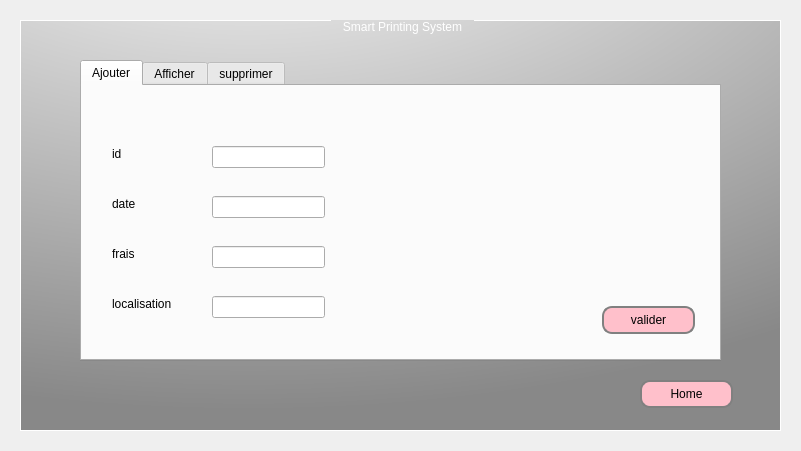
<?xml version="1.0" encoding="UTF-8"?>
<ui version="4.0">
 <class>Chef</class>
 <widget class="QDialog" name="Chef">
  <property name="geometry">
   <rect>
    <x>0</x>
    <y>0</y>
    <width>801</width>
    <height>451</height>
   </rect>
  </property>
  <property name="windowTitle">
   <string>Dialog</string>
  </property>
  <layout class="QHBoxLayout" name="horizontalLayout_3">
   <item>
    <widget class="QStackedWidget" name="stackedWidget">
     <property name="styleSheet">
      <string notr="true">
QGroupBox {
 
 background: qradialgradient(cx: 0.3, cy: -0.4, fx: 0.3, fy: -0.4, radius: 1.35, stop: 0 #fff, stop: 1 #888) ;/*background: linear-gradient(rgba(0,0,0,.5), rgba(0,0,0,.5)),url(feuille.jpg); 
    background-position: center;
    background-size: cover;
    display: flex;
    justify-content: center;
    align-items: center;
    font-family: 'Poppins', sans-serif*/
 
 color: rgb(255, 255, 255);
  border: 1px solid #ffffff;

    margin-top: 1ex; /* leave space at the top for the title */
}

QGroupBox::title {
    subcontrol-origin: margin;
    subcontrol-position: top center; /* position at the top center */
    padding: 0 10px;
    background-color: qlineargradient(x1: 0, y1: 0, x2: 0, y2: 1,
                                      stop: 0 #FF0ECE, stop: 1 #FFFFFF);
}


QPushButton {
border: 2px solid gray;
border-radius: 10px;
padding: 0 8px;
background-color:pink
}

 QPushButton:hover:!pressed{ background-color: qlineargradient(x1: 0, y1: 0, x2: 0, y2: 1,
                                      stop: 0 #FF0ECE, stop: 1 #FFFFFF); } 
QPushButton:hover { background-color: qlineargradient(x1: 0, y1: 0, x2: 0, y2: 1,
                                      stop: 0 #FF0ECE, stop: 1 #FFFFFF); }</string>
     </property>
     <property name="currentIndex">
      <number>4</number>
     </property>
     <widget class="QWidget" name="Home">
      <layout class="QHBoxLayout" name="horizontalLayout">
       <item>
        <widget class="QGroupBox" name="groupBox">
         <property name="styleSheet">
          <string notr="true">QGroupBox {
 
 background: qradialgradient(cx: 0.3, cy: -0.4, fx: 0.3, fy: -0.4, radius: 1.35, stop: 0 #fff, stop: 1 #888) ;/*background: linear-gradient(rgba(0,0,0,.5), rgba(0,0,0,.5)),url(feuille.jpg); 
    background-position: center;
    background-size: cover;
    display: flex;
    justify-content: center;
    align-items: center;
    font-family: 'Poppins', sans-serif*/
 
 color: rgb(255, 255, 255);
  border: 1px solid #ffffff;

    margin-top: 1ex; /* leave space at the top for the title */
}

QGroupBox::title {
    subcontrol-origin: margin;
    subcontrol-position: top center; /* position at the top center */
    padding: 0 10px;
    background-color: qlineargradient(x1: 0, y1: 0, x2: 0, y2: 1,
                                      stop: 0 #FF0ECE, stop: 1 #FFFFFF);
}
</string>
         </property>
         <property name="title">
          <string>Smart Printing System</string>
         </property>
         <widget class="QLabel" name="label">
          <property name="geometry">
           <rect>
            <x>140</x>
            <y>30</y>
            <width>431</width>
            <height>61</height>
           </rect>
          </property>
          <property name="font">
           <font>
            <family>Lucida Console</family>
            <pointsize>13</pointsize>
            <weight>75</weight>
            <bold>true</bold>
           </font>
          </property>
          <property name="text">
           <string>Bienvenue, vous êtes le chef !!</string>
          </property>
         </widget>
         <widget class="QPushButton" name="clButton">
          <property name="geometry">
           <rect>
            <x>280</x>
            <y>180</y>
            <width>121</width>
            <height>28</height>
           </rect>
          </property>
          <property name="styleSheet">
           <string notr="true">QPushButton#evilButton { background-color: red };</string>
          </property>
          <property name="text">
           <string>Clients</string>
          </property>
         </widget>
         <widget class="QPushButton" name="prodButton">
          <property name="geometry">
           <rect>
            <x>60</x>
            <y>130</y>
            <width>121</width>
            <height>28</height>
           </rect>
          </property>
          <property name="text">
           <string>Produits</string>
          </property>
         </widget>
         <widget class="QPushButton" name="cmdButton">
          <property name="geometry">
           <rect>
            <x>510</x>
            <y>130</y>
            <width>121</width>
            <height>28</height>
           </rect>
          </property>
          <property name="text">
           <string>Commandes</string>
          </property>
         </widget>
         <widget class="QPushButton" name="livrButton">
          <property name="geometry">
           <rect>
            <x>60</x>
            <y>240</y>
            <width>121</width>
            <height>28</height>
           </rect>
          </property>
          <property name="text">
           <string>Livraisons</string>
          </property>
         </widget>
         <widget class="QPushButton" name="empButton">
          <property name="geometry">
           <rect>
            <x>280</x>
            <y>300</y>
            <width>121</width>
            <height>28</height>
           </rect>
          </property>
          <property name="text">
           <string>Employes</string>
          </property>
         </widget>
         <widget class="QPushButton" name="pushButton_12">
          <property name="geometry">
           <rect>
            <x>610</x>
            <y>370</y>
            <width>121</width>
            <height>28</height>
           </rect>
          </property>
          <property name="styleSheet">
           <string notr="true">QPushButton#evilButton { background-color: red };</string>
          </property>
          <property name="text">
           <string>Déconnecter</string>
          </property>
         </widget>
         <widget class="QPushButton" name="fournisseurButton">
          <property name="geometry">
           <rect>
            <x>510</x>
            <y>250</y>
            <width>141</width>
            <height>28</height>
           </rect>
          </property>
          <property name="text">
           <string>Fournisseurs</string>
          </property>
         </widget>
        </widget>
       </item>
      </layout>
     </widget>
     <widget class="QWidget" name="client">
      <layout class="QVBoxLayout" name="verticalLayout">
       <item>
        <widget class="QGroupBox" name="groupBox_2">
         <property name="styleSheet">
          <string notr="true">QGroupBox {
 
 background: qradialgradient(cx: 0.3, cy: -0.4, fx: 0.3, fy: -0.4, radius: 1.35, stop: 0 #fff, stop: 1 #888) ;/*background: linear-gradient(rgba(0,0,0,.5), rgba(0,0,0,.5)),url(feuille.jpg); 
    background-position: center;
    background-size: cover;
    display: flex;
    justify-content: center;
    align-items: center;
    font-family: 'Poppins', sans-serif*/
 
 color: rgb(255, 255, 255);
  border: 1px solid #ffffff;

    margin-top: 1ex; /* leave space at the top for the title */
}

QGroupBox::title {
    subcontrol-origin: margin;
    subcontrol-position: top center; /* position at the top center */
    padding: 0 10px;
    background-color: qlineargradient(x1: 0, y1: 0, x2: 0, y2: 1,
                                      stop: 0 #FF0ECE, stop: 1 #FFFFFF);
}
</string>
         </property>
         <property name="title">
          <string>Smart Printing System</string>
         </property>
         <widget class="QLabel" name="label_3">
          <property name="geometry">
           <rect>
            <x>160</x>
            <y>40</y>
            <width>431</width>
            <height>61</height>
           </rect>
          </property>
          <property name="font">
           <font>
            <family>Lucida Console</family>
            <pointsize>13</pointsize>
            <weight>75</weight>
            <bold>true</bold>
           </font>
          </property>
          <property name="text">
           <string>Clients !!!!!!!!</string>
          </property>
         </widget>
         <widget class="QPushButton" name="homeButton">
          <property name="geometry">
           <rect>
            <x>620</x>
            <y>360</y>
            <width>93</width>
            <height>28</height>
           </rect>
          </property>
          <property name="text">
           <string>Home</string>
          </property>
         </widget>
        </widget>
       </item>
      </layout>
     </widget>
     <widget class="QWidget" name="produits">
      <layout class="QVBoxLayout" name="verticalLayout_2">
       <item>
        <widget class="QGroupBox" name="groupBox_4">
         <property name="title">
          <string>Smart Printing System</string>
         </property>
         <widget class="QLabel" name="label_4">
          <property name="geometry">
           <rect>
            <x>170</x>
            <y>60</y>
            <width>431</width>
            <height>61</height>
           </rect>
          </property>
          <property name="font">
           <font>
            <family>Lucida Console</family>
            <pointsize>13</pointsize>
            <weight>75</weight>
            <bold>true</bold>
           </font>
          </property>
          <property name="text">
           <string>Produits !!!</string>
          </property>
         </widget>
         <widget class="QPushButton" name="homeButton_2">
          <property name="geometry">
           <rect>
            <x>630</x>
            <y>360</y>
            <width>93</width>
            <height>28</height>
           </rect>
          </property>
          <property name="text">
           <string>Home</string>
          </property>
         </widget>
        </widget>
       </item>
      </layout>
     </widget>
     <widget class="QWidget" name="commandes">
      <layout class="QHBoxLayout" name="horizontalLayout_2">
       <item>
        <widget class="QGroupBox" name="groupBox_3">
         <property name="styleSheet">
          <string notr="true">QGroupBox {
 
 background: qradialgradient(cx: 0.3, cy: -0.4, fx: 0.3, fy: -0.4, radius: 1.35, stop: 0 #fff, stop: 1 #888) ;/*background: linear-gradient(rgba(0,0,0,.5), rgba(0,0,0,.5)),url(feuille.jpg); 
    background-position: center;
    background-size: cover;
    display: flex;
    justify-content: center;
    align-items: center;
    font-family: 'Poppins', sans-serif*/
 
 color: rgb(255, 255, 255);
  border: 1px solid #ffffff;

    margin-top: 1ex; /* leave space at the top for the title */
}

QGroupBox::title {
    subcontrol-origin: margin;
    subcontrol-position: top center; /* position at the top center */
    padding: 0 10px;
    background-color: qlineargradient(x1: 0, y1: 0, x2: 0, y2: 1,
                                      stop: 0 #FF0ECE, stop: 1 #FFFFFF);
}
</string>
         </property>
         <property name="title">
          <string>Smart Printing System</string>
         </property>
         <widget class="QLabel" name="label_5">
          <property name="geometry">
           <rect>
            <x>170</x>
            <y>50</y>
            <width>431</width>
            <height>61</height>
           </rect>
          </property>
          <property name="font">
           <font>
            <family>Lucida Console</family>
            <pointsize>13</pointsize>
            <weight>75</weight>
            <bold>true</bold>
           </font>
          </property>
          <property name="text">
           <string>Commandes !!</string>
          </property>
         </widget>
         <widget class="QPushButton" name="homeButton_3">
          <property name="geometry">
           <rect>
            <x>630</x>
            <y>360</y>
            <width>93</width>
            <height>28</height>
           </rect>
          </property>
          <property name="text">
           <string>Home</string>
          </property>
         </widget>
        </widget>
       </item>
      </layout>
     </widget>
     <widget class="QWidget" name="livraisons">
      <layout class="QHBoxLayout" name="horizontalLayout_4">
       <item>
        <widget class="QGroupBox" name="groupBox_5">
         <property name="title">
          <string>Smart Printing System</string>
         </property>
         <widget class="QPushButton" name="homeButton_4">
          <property name="geometry">
           <rect>
            <x>620</x>
            <y>360</y>
            <width>93</width>
            <height>28</height>
           </rect>
          </property>
          <property name="text">
           <string>Home</string>
          </property>
         </widget>
         <widget class="QTabWidget" name="tabWidget_2">
          <property name="geometry">
           <rect>
            <x>60</x>
            <y>40</y>
            <width>641</width>
            <height>301</height>
           </rect>
          </property>
          <property name="currentIndex">
           <number>0</number>
          </property>
          <widget class="QWidget" name="tab_4">
           <attribute name="title">
            <string>Ajouter</string>
           </attribute>
           <widget class="QLabel" name="label_13">
            <property name="geometry">
             <rect>
              <x>30</x>
              <y>60</y>
              <width>56</width>
              <height>16</height>
             </rect>
            </property>
            <property name="text">
             <string>id</string>
            </property>
           </widget>
           <widget class="QLabel" name="label_14">
            <property name="geometry">
             <rect>
              <x>30</x>
              <y>110</y>
              <width>71</width>
              <height>16</height>
             </rect>
            </property>
            <property name="text">
             <string>date</string>
            </property>
           </widget>
           <widget class="QLabel" name="label_17">
            <property name="geometry">
             <rect>
              <x>30</x>
              <y>160</y>
              <width>81</width>
              <height>16</height>
             </rect>
            </property>
            <property name="text">
             <string>frais</string>
            </property>
           </widget>
           <widget class="QLabel" name="label_18">
            <property name="geometry">
             <rect>
              <x>30</x>
              <y>210</y>
              <width>81</width>
              <height>16</height>
             </rect>
            </property>
            <property name="text">
             <string>localisation</string>
            </property>
           </widget>
           <widget class="QLineEdit" name="le_id">
            <property name="geometry">
             <rect>
              <x>130</x>
              <y>60</y>
              <width>113</width>
              <height>22</height>
             </rect>
            </property>
           </widget>
           <widget class="QLineEdit" name="la_date">
            <property name="geometry">
             <rect>
              <x>130</x>
              <y>110</y>
              <width>113</width>
              <height>22</height>
             </rect>
            </property>
           </widget>
           <widget class="QLineEdit" name="le_frais">
            <property name="geometry">
             <rect>
              <x>130</x>
              <y>160</y>
              <width>113</width>
              <height>22</height>
             </rect>
            </property>
           </widget>
           <widget class="QLineEdit" name="l_adress">
            <property name="geometry">
             <rect>
              <x>130</x>
              <y>210</y>
              <width>113</width>
              <height>22</height>
             </rect>
            </property>
           </widget>
           <widget class="QPushButton" name="ajouter">
            <property name="geometry">
             <rect>
              <x>520</x>
              <y>220</y>
              <width>93</width>
              <height>28</height>
             </rect>
            </property>
            <property name="styleSheet">
             <string notr="true"/>
            </property>
            <property name="text">
             <string>valider</string>
            </property>
           </widget>
          </widget>
          <widget class="QWidget" name="tab_5">
           <attribute name="title">
            <string>Afficher</string>
           </attribute>
           <widget class="QTableView" name="table_livraison">
            <property name="geometry">
             <rect>
              <x>10</x>
              <y>10</y>
              <width>291</width>
              <height>261</height>
             </rect>
            </property>
           </widget>
           <widget class="QSplitter" name="splitter_2">
            <property name="geometry">
             <rect>
              <x>330</x>
              <y>70</y>
              <width>121</width>
              <height>131</height>
             </rect>
            </property>
            <property name="orientation">
             <enum>Qt::Vertical</enum>
            </property>
            <widget class="QPushButton" name="pushButton_2">
             <property name="text">
              <string>Modifier</string>
             </property>
            </widget>
            <widget class="QPushButton" name="pushButton_11">
             <property name="text">
              <string>rechercher</string>
             </property>
            </widget>
            <widget class="QPushButton" name="pushButton_13">
             <property name="text">
              <string>Trier</string>
             </property>
            </widget>
           </widget>
          </widget>
          <widget class="QWidget" name="tab_6">
           <attribute name="title">
            <string>supprimer</string>
           </attribute>
           <widget class="QSplitter" name="splitter">
            <property name="geometry">
             <rect>
              <x>150</x>
              <y>101</y>
              <width>321</width>
              <height>31</height>
             </rect>
            </property>
            <property name="orientation">
             <enum>Qt::Horizontal</enum>
            </property>
            <widget class="QLabel" name="label_21">
             <property name="text">
              <string>Id livraison</string>
             </property>
            </widget>
            <widget class="QLineEdit" name="le_id_sup"/>
            <widget class="QPushButton" name="supprimer">
             <property name="text">
              <string>supprimer</string>
             </property>
            </widget>
           </widget>
          </widget>
         </widget>
        </widget>
       </item>
      </layout>
     </widget>
     <widget class="QWidget" name="epmloyees">
      <layout class="QHBoxLayout" name="horizontalLayout_5">
       <item>
        <widget class="QGroupBox" name="groupBox_6">
         <property name="title">
          <string>Smart Printing System</string>
         </property>
         <widget class="QLabel" name="label_7">
          <property name="geometry">
           <rect>
            <x>130</x>
            <y>60</y>
            <width>431</width>
            <height>61</height>
           </rect>
          </property>
          <property name="font">
           <font>
            <family>Lucida Console</family>
            <pointsize>13</pointsize>
            <weight>75</weight>
            <bold>true</bold>
           </font>
          </property>
          <property name="text">
           <string>Employees !!</string>
          </property>
         </widget>
         <widget class="QPushButton" name="homeButton_5">
          <property name="geometry">
           <rect>
            <x>630</x>
            <y>360</y>
            <width>93</width>
            <height>28</height>
           </rect>
          </property>
          <property name="text">
           <string>Home</string>
          </property>
         </widget>
        </widget>
       </item>
      </layout>
     </widget>
     <widget class="QWidget" name="fournisseurs">
      <widget class="QGroupBox" name="groupBox_7">
       <property name="geometry">
        <rect>
         <x>10</x>
         <y>10</y>
         <width>761</width>
         <height>411</height>
        </rect>
       </property>
       <property name="title">
        <string>Smart Printing System</string>
       </property>
       <widget class="QLabel" name="label_2">
        <property name="geometry">
         <rect>
          <x>170</x>
          <y>60</y>
          <width>321</width>
          <height>41</height>
         </rect>
        </property>
        <property name="font">
         <font>
          <family>Lucida Console</family>
          <pointsize>13</pointsize>
          <weight>75</weight>
          <bold>true</bold>
         </font>
        </property>
        <property name="text">
         <string>Fournisseurs !!</string>
        </property>
       </widget>
       <widget class="QPushButton" name="homeButton_6">
        <property name="geometry">
         <rect>
          <x>630</x>
          <y>360</y>
          <width>93</width>
          <height>28</height>
         </rect>
        </property>
        <property name="text">
         <string>Home</string>
        </property>
       </widget>
      </widget>
     </widget>
    </widget>
   </item>
  </layout>
 </widget>
 <resources/>
 <connections/>
</ui>
